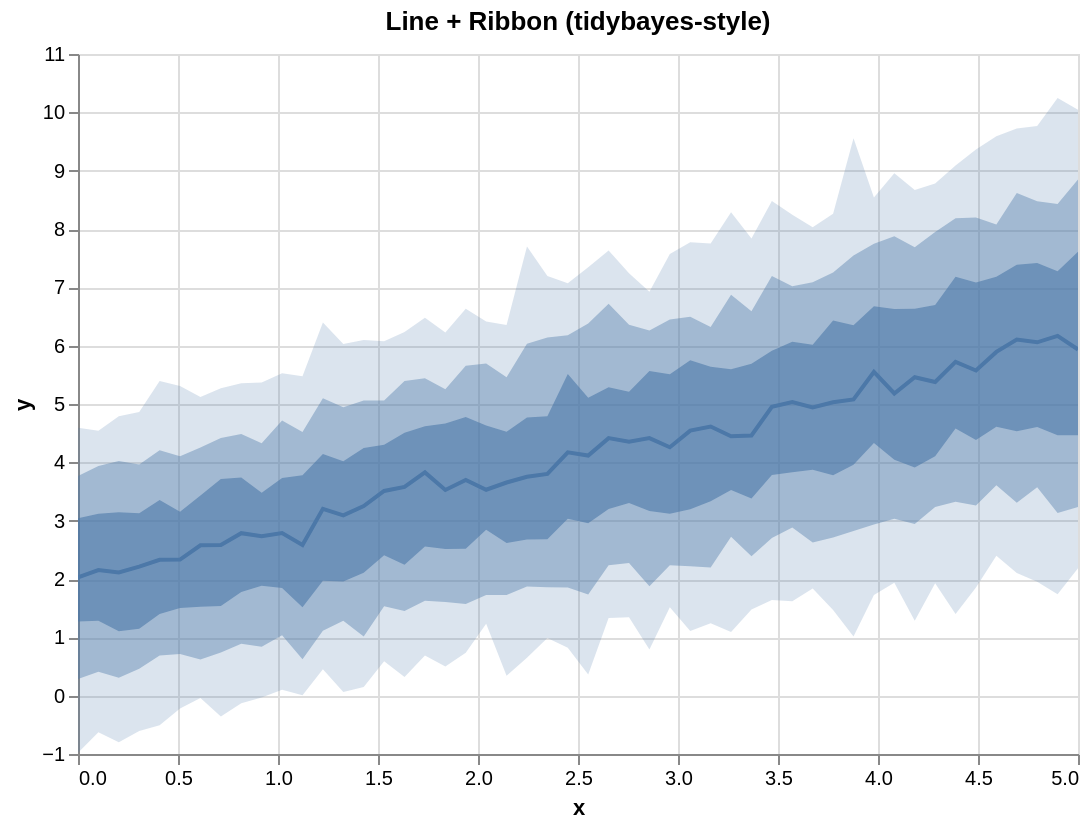

Vega-Lite specification stored for this chart:
### Vega-Lite specification from a JSON file in a GitHub repository (floating-point values rounded to 4 significant figures)
{"$schema": "https://vega.github.io/schema/vega-lite/v5.json", "data": {"values": [{"__median__": 3.828, "hi_0_5_": 4.621, "hi_0_8_": 5.44, "hi_0_95_": 6.481, "lo_0_5_": 2.557, "lo_0_8_": 1.629, "lo_0_95_": 0.6887, "x": 1.735}, {"__median__": 2.211, "hi_0_5_": 3.127, "hi_0_8_": 3.964, "hi_0_95_": 4.864, "lo_0_5_": 1.146, "lo_0_8_": 0.4632, "lo_0_95_": -0.6049, "x": 0.3061}, {"__median__": 3.509, "hi_0_5_": 4.304, "hi_0_8_": 5.061, "hi_0_95_": 6.076, "lo_0_5_": 2.409, "lo_0_8_": 1.534, "lo_0_95_": 0.5919, "x": 1.531}, {"__median__": 2.333, "hi_0_5_": 3.151, "hi_0_8_": 4.103, "hi_0_95_": 5.307, "lo_0_5_": 1.502, "lo_0_8_": 0.713, "lo_0_95_": -0.2188, "x": 0.5102}, {"__median__": 5.031, "hi_0_5_": 6.43, "hi_0_8_": 7.253, "hi_0_95_": 8.261, "lo_0_5_": 3.778, "lo_0_8_": 2.71, "lo_0_95_": 1.467, "x": 3.776}, {"__median__": 4.116, "hi_0_5_": 5.106, "hi_0_8_": 6.381, "hi_0_95_": 7.346, "lo_0_5_": 2.956, "lo_0_8_": 1.732, "lo_0_95_": 0.3621, "x": 2.551}, {"__median__": 3.249, "hi_0_5_": 4.246, "hi_0_8_": 5.061, "hi_0_95_": 6.095, "lo_0_5_": 2.106, "lo_0_8_": 1.015, "lo_0_95_": 0.1491, "x": 1.429}, {"__median__": 4.258, "hi_0_5_": 5.51, "hi_0_8_": 6.447, "hi_0_95_": 7.571, "lo_0_5_": 3.12, "lo_0_8_": 2.236, "lo_0_95_": 1.514, "x": 2.959}, {"__median__": 5.934, "hi_0_5_": 7.608, "hi_0_8_": 8.847, "hi_0_95_": 10.04, "lo_0_5_": 4.465, "lo_0_8_": 3.233, "lo_0_95_": 2.185, "x": 5.0}, {"__median__": 5.18, "hi_0_5_": 6.627, "hi_0_8_": 7.875, "hi_0_95_": 8.954, "lo_0_5_": 4.044, "lo_0_8_": 3.032, "lo_0_95_": 1.934, "x": 4.082}, {"__median__": 4.953, "hi_0_5_": 5.912, "hi_0_8_": 7.194, "hi_0_95_": 8.48, "lo_0_5_": 3.785, "lo_0_8_": 2.703, "lo_0_95_": 1.639, "x": 3.469}, {"__median__": 5.574, "hi_0_5_": 7.083, "hi_0_8_": 8.196, "hi_0_95_": 9.364, "lo_0_5_": 4.383, "lo_0_8_": 3.26, "lo_0_95_": 1.856, "x": 4.49}, {"__median__": 4.414, "hi_0_5_": 5.288, "hi_0_8_": 6.72, "hi_0_95_": 7.63, "lo_0_5_": 3.202, "lo_0_8_": 2.235, "lo_0_95_": 1.331, "x": 2.653}, {"__median__": 4.614, "hi_0_5_": 5.64, "hi_0_8_": 6.318, "hi_0_95_": 7.752, "lo_0_5_": 3.332, "lo_0_8_": 2.198, "lo_0_95_": 1.243, "x": 3.163}, {"__median__": 4.447, "hi_0_5_": 5.598, "hi_0_8_": 6.874, "hi_0_95_": 8.287, "lo_0_5_": 3.527, "lo_0_8_": 2.726, "lo_0_95_": 1.091, "x": 3.265}, {"__median__": 6.057, "hi_0_5_": 7.419, "hi_0_8_": 8.474, "hi_0_95_": 9.765, "lo_0_5_": 4.607, "lo_0_8_": 3.574, "lo_0_95_": 1.955, "x": 4.796}, {"__median__": 2.328, "hi_0_5_": 3.352, "hi_0_8_": 4.206, "hi_0_95_": 5.394, "lo_0_5_": 1.398, "lo_0_8_": 0.689, "lo_0_95_": -0.5073, "x": 0.4082}, {"__median__": 5.893, "hi_0_5_": 7.181, "hi_0_8_": 8.077, "hi_0_95_": 9.591, "lo_0_5_": 4.612, "lo_0_8_": 3.608, "lo_0_95_": 2.4, "x": 4.592}, {"__median__": 4.415, "hi_0_5_": 5.566, "hi_0_8_": 6.262, "hi_0_95_": 6.925, "lo_0_5_": 3.167, "lo_0_8_": 1.874, "lo_0_95_": 0.7902, "x": 2.857}, {"__median__": 2.584, "hi_0_5_": 3.78, "hi_0_8_": 4.52, "hi_0_95_": 5.478, "lo_0_5_": 1.516, "lo_0_8_": 0.6233, "lo_0_95_": 0.008695, "x": 1.122}, {"__median__": 3.526, "hi_0_5_": 4.665, "hi_0_8_": 5.253, "hi_0_95_": 6.225, "lo_0_5_": 2.516, "lo_0_8_": 1.605, "lo_0_95_": 0.4982, "x": 1.837}, {"__median__": 5.549, "hi_0_5_": 6.677, "hi_0_8_": 7.746, "hi_0_95_": 8.54, "lo_0_5_": 4.331, "lo_0_8_": 2.936, "lo_0_95_": 1.726, "x": 3.98}, {"__median__": 3.53, "hi_0_5_": 4.63, "hi_0_8_": 5.696, "hi_0_95_": 6.415, "lo_0_5_": 2.843, "lo_0_8_": 1.728, "lo_0_95_": 1.231, "x": 2.041}, {"__median__": 5.032, "hi_0_5_": 6.069, "hi_0_8_": 7.02, "hi_0_95_": 8.246, "lo_0_5_": 3.828, "lo_0_8_": 2.882, "lo_0_95_": 1.618, "x": 3.571}, {"__median__": 4.171, "hi_0_5_": 5.513, "hi_0_8_": 6.179, "hi_0_95_": 7.07, "lo_0_5_": 3.033, "lo_0_8_": 1.854, "lo_0_95_": 0.8208, "x": 2.449}, {"__median__": 3.698, "hi_0_5_": 4.779, "hi_0_8_": 5.654, "hi_0_95_": 6.632, "lo_0_5_": 2.521, "lo_0_8_": 1.569, "lo_0_95_": 0.7349, "x": 1.939}, {"__median__": 2.578, "hi_0_5_": 3.43, "hi_0_8_": 4.253, "hi_0_95_": 5.119, "lo_0_5_": 1.525, "lo_0_8_": 0.6193, "lo_0_95_": -0.03897, "x": 0.6122}, {"__median__": 3.58, "hi_0_5_": 4.509, "hi_0_8_": 5.395, "hi_0_95_": 6.233, "lo_0_5_": 2.246, "lo_0_8_": 1.45, "lo_0_95_": 0.3194, "x": 1.633}, {"__median__": 4.544, "hi_0_5_": 5.75, "hi_0_8_": 6.494, "hi_0_95_": 7.774, "lo_0_5_": 3.196, "lo_0_8_": 2.219, "lo_0_95_": 1.109, "x": 3.061}, {"__median__": 2.787, "hi_0_5_": 3.731, "hi_0_8_": 4.716, "hi_0_95_": 5.528, "lo_0_5_": 1.847, "lo_0_8_": 1.035, "lo_0_95_": 0.1009, "x": 1.02}, {"__median__": 2.153, "hi_0_5_": 3.12, "hi_0_8_": 3.937, "hi_0_95_": 4.54, "lo_0_5_": 1.285, "lo_0_8_": 0.4112, "lo_0_95_": -0.6252, "x": 0.102}, {"__median__": 2.583, "hi_0_5_": 3.713, "hi_0_8_": 4.415, "hi_0_95_": 5.271, "lo_0_5_": 1.536, "lo_0_8_": 0.7393, "lo_0_95_": -0.3572, "x": 0.7143}, {"__median__": 4.46, "hi_0_5_": 5.692, "hi_0_8_": 6.589, "hi_0_95_": 7.838, "lo_0_5_": 3.379, "lo_0_8_": 2.388, "lo_0_95_": 1.476, "x": 3.367}, {"__median__": 5.721, "hi_0_5_": 7.183, "hi_0_8_": 8.183, "hi_0_95_": 9.089, "lo_0_5_": 4.579, "lo_0_8_": 3.324, "lo_0_95_": 1.402, "x": 4.388}, {"__median__": 4.352, "hi_0_5_": 5.208, "hi_0_8_": 6.359, "hi_0_95_": 7.243, "lo_0_5_": 3.303, "lo_0_8_": 2.273, "lo_0_95_": 1.344, "x": 2.755}, {"__median__": 5.377, "hi_0_5_": 6.695, "hi_0_8_": 7.95, "hi_0_95_": 8.778, "lo_0_5_": 4.105, "lo_0_8_": 3.234, "lo_0_95_": 1.928, "x": 4.286}, {"__median__": 5.08, "hi_0_5_": 6.348, "hi_0_8_": 7.546, "hi_0_95_": 9.558, "lo_0_5_": 3.956, "lo_0_8_": 2.821, "lo_0_95_": 1.013, "x": 3.878}, {"__median__": 2.03, "hi_0_5_": 3.042, "hi_0_8_": 3.766, "hi_0_95_": 4.593, "lo_0_5_": 1.27, "lo_0_8_": 0.2869, "lo_0_95_": -0.9777, "x": 0.0}, {"__median__": 3.203, "hi_0_5_": 4.141, "hi_0_8_": 5.099, "hi_0_95_": 6.395, "lo_0_5_": 1.969, "lo_0_8_": 1.114, "lo_0_95_": 0.454, "x": 1.224}, {"__median__": 3.752, "hi_0_5_": 4.77, "hi_0_8_": 6.032, "hi_0_95_": 7.701, "lo_0_5_": 2.676, "lo_0_8_": 1.87, "lo_0_95_": 0.6508, "x": 2.245}, {"__median__": 6.168, "hi_0_5_": 7.275, "hi_0_8_": 8.429, "hi_0_95_": 10.25, "lo_0_5_": 4.464, "lo_0_8_": 3.132, "lo_0_95_": 1.738, "x": 4.898}, {"__median__": 5.459, "hi_0_5_": 6.634, "hi_0_8_": 7.687, "hi_0_95_": 8.667, "lo_0_5_": 3.911, "lo_0_8_": 2.941, "lo_0_95_": 1.284, "x": 4.184}, {"__median__": 2.735, "hi_0_5_": 3.477, "hi_0_8_": 4.327, "hi_0_95_": 5.366, "lo_0_5_": 1.884, "lo_0_8_": 0.8377, "lo_0_95_": -0.03146, "x": 0.9184}, {"__median__": 3.092, "hi_0_5_": 4.018, "hi_0_8_": 4.945, "hi_0_95_": 6.029, "lo_0_5_": 1.956, "lo_0_8_": 1.282, "lo_0_95_": 0.06147, "x": 1.327}, {"__median__": 3.802, "hi_0_5_": 4.789, "hi_0_8_": 6.141, "hi_0_95_": 7.196, "lo_0_5_": 2.682, "lo_0_8_": 1.857, "lo_0_95_": 0.9865, "x": 2.347}, {"__median__": 2.112, "hi_0_5_": 3.145, "hi_0_8_": 4.021, "hi_0_95_": 4.79, "lo_0_5_": 1.106, "lo_0_8_": 0.3087, "lo_0_95_": -0.7974, "x": 0.2041}, {"__median__": 4.941, "hi_0_5_": 6.018, "hi_0_8_": 7.087, "hi_0_95_": 8.032, "lo_0_5_": 3.871, "lo_0_8_": 2.624, "lo_0_95_": 1.838, "x": 3.673}, {"__median__": 3.654, "hi_0_5_": 4.522, "hi_0_8_": 5.457, "hi_0_95_": 6.353, "lo_0_5_": 2.616, "lo_0_8_": 1.726, "lo_0_95_": 0.3432, "x": 2.143}, {"__median__": 2.785, "hi_0_5_": 3.741, "hi_0_8_": 4.488, "hi_0_95_": 5.354, "lo_0_5_": 1.777, "lo_0_8_": 0.8881, "lo_0_95_": -0.1296, "x": 0.8163}, {"__median__": 6.106, "hi_0_5_": 7.387, "hi_0_8_": 8.615, "hi_0_95_": 9.721, "lo_0_5_": 4.533, "lo_0_8_": 3.306, "lo_0_95_": 2.105, "x": 4.694}]}, "height": 350, "layer": [{"_lr_layer": true, "encoding": {"tooltip": [{"field": "x", "title": "x", "type": "quantitative"}, {"field": "__median__", "title": "median", "type": "quantitative"}, {"field": "lo_0_95_", "title": "95% lo", "type": "quantitative"}, {"field": "hi_0_95_", "title": "95% hi", "type": "quantitative"}], "x": {"field": "x", "type": "quantitative"}, "y": {"field": "lo_0_95_", "title": "y", "type": "quantitative"}, "y2": {"field": "hi_0_95_"}}, "mark": {"line": false, "opacity": 0.2, "type": "area"}, "params": [{"bind": "scales", "name": "grid", "select": {"encodings": ["x", "y"], "type": "interval"}}]}, {"_lr_layer": true, "encoding": {"tooltip": [{"field": "x", "title": "x", "type": "quantitative"}, {"field": "__median__", "title": "median", "type": "quantitative"}, {"field": "lo_0_95_", "title": "95% lo", "type": "quantitative"}, {"field": "hi_0_95_", "title": "95% hi", "type": "quantitative"}], "x": {"field": "x", "type": "quantitative"}, "y": {"field": "lo_0_8_", "title": "y", "type": "quantitative"}, "y2": {"field": "hi_0_8_"}}, "mark": {"line": false, "opacity": 0.4, "type": "area"}}, {"_lr_layer": true, "encoding": {"tooltip": [{"field": "x", "title": "x", "type": "quantitative"}, {"field": "__median__", "title": "median", "type": "quantitative"}, {"field": "lo_0_95_", "title": "95% lo", "type": "quantitative"}, {"field": "hi_0_95_", "title": "95% hi", "type": "quantitative"}], "x": {"field": "x", "type": "quantitative"}, "y": {"field": "lo_0_5_", "title": "y", "type": "quantitative"}, "y2": {"field": "hi_0_5_"}}, "mark": {"line": false, "opacity": 0.6, "type": "area"}}, {"_lr_layer": true, "encoding": {"tooltip": [{"field": "x", "title": "x", "type": "quantitative"}, {"field": "__median__", "title": "median", "type": "quantitative"}, {"field": "lo_0_95_", "title": "95% lo", "type": "quantitative"}, {"field": "hi_0_95_", "title": "95% hi", "type": "quantitative"}], "x": {"field": "x", "type": "quantitative"}, "y": {"field": "__median__", "title": "y", "type": "quantitative"}}, "mark": {"strokeWidth": 2, "type": "line"}}], "title": "Line + Ribbon (tidybayes-style)", "width": 500}
